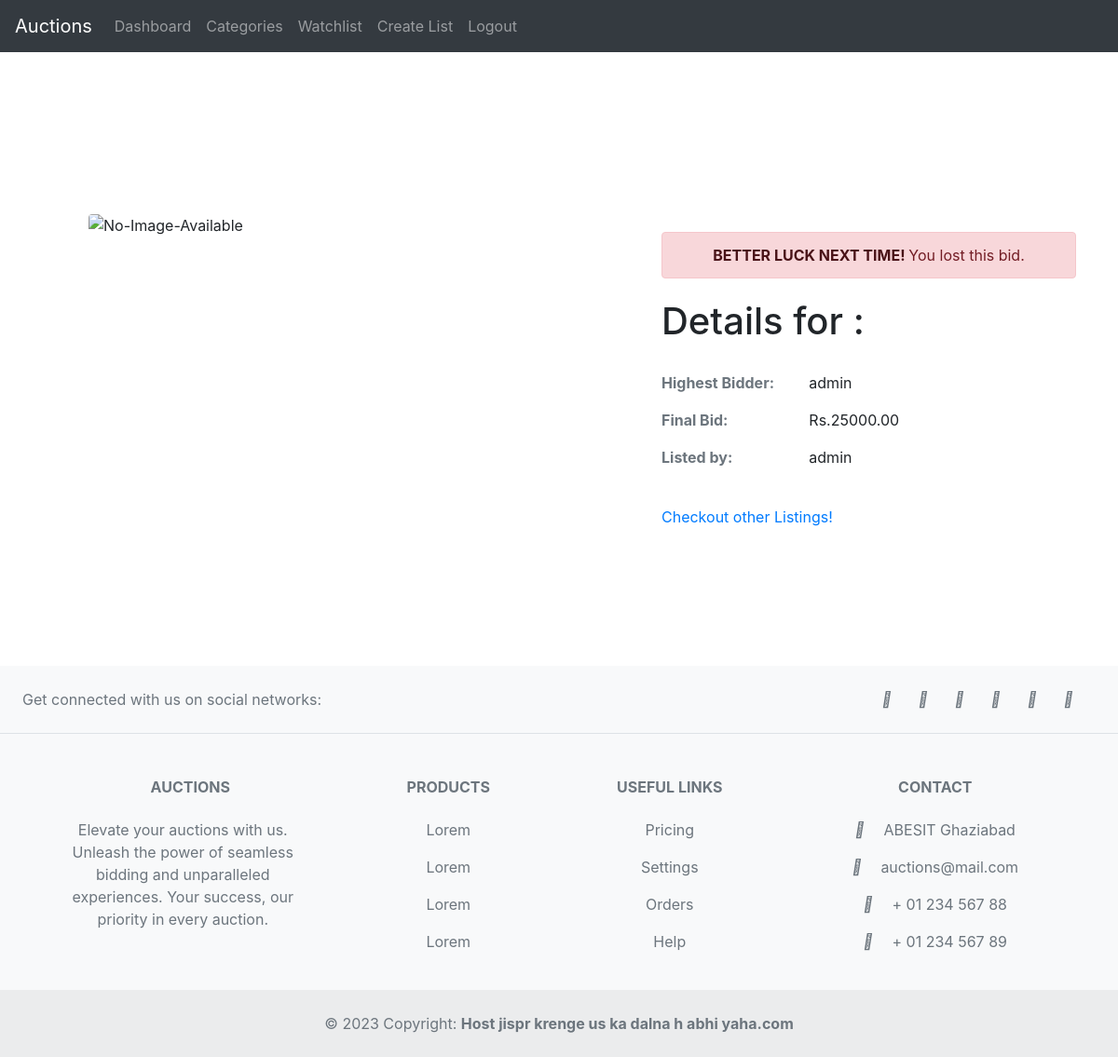
/listing/1/closed (signed in), run on the app's committed database.
### myapp/models.py (models this page shows, shortened)
class Closebid(models.Model):
    name = models.CharField(max_length=20)
    image = models.URLField(blank=True, null=True)
    lister = models.CharField(max_length=64, blank=True, null=True)
    bidder = models.CharField(max_length=64, blank=True, null=True)
    listingid = models.IntegerField()
    finalbid = models.DecimalField(max_digits=15, decimal_places=2, blank=True, null=True)

### myapp/views.py (the view)
# urls.py: path("listing/<int:listingid>/closed", views.closed, name='closed'),
@login_required(login_url="my_login")
def closed(request, listingid):
    closed = Closebid.objects.get(listingid=listingid)
    try:
        watch = Watchlist.objects.filter(watcher=request.user.username)
        watchcount = len(watch)
    except:
        watchcount = None
    return render(request, "myapp/mainComponents/closed.html", {
        "object": closed,
        "watchcount": watchcount
    })

### myapp/templates/myapp/mainComponents/closed.html
{% extends "myapp/mainComponents/layout.html" %}
{% block body %}
<div class="container" style="margin: 100px auto">
    <div class="row">
        <div class="col-md-7">
              {% if object.image %}
                    <img class="img-fluid rounded mb-3 mb-md-0" src="{{ object.image }}" style="width:80%;margin:50px;border:10px" class="ml-lg-5 order-1 order-lg-2" alt="No Image Available for {{ object.productnames}}">
              {% else %}
                    <img class="img-fluid rounded mb-3 mb-md-0" src="https://i.ibb.co/T8nxLQT/No-Image-Available.png" style="width:80%;margin:50px;border:10px" alt="No-Image-Available">
              {% endif %}
              <br/><br/><br/>
        </div>
        <div class="col-md-5">
            {% if object.bidder == user.username %}
                <br />
                <center class="alert alert-success" role="alert" style="margin: 10% auto 5% auto">
                    <span class="alert-link"> CONGRATULATIONS! </span> You won this bid!
               </center>
            {% else %}
                <br />
                <center class="alert alert-danger" role="alert" style="margin: 10% auto 5% auto">
                    <span class="alert-link"> BETTER LUCK NEXT TIME! </span> You lost this bid.
                </center>
            {% endif %}
            <h1 style="margin-bottom: 30px" >Details for {{ object.productnames }}: </h1>
              <dl class="row">
                  <dt class="col-sm-4 mb-3 d-block text-muted">Highest Bidder: </dt>
                  <dd class="col-sm-8"> {{ object.bidder }} </dd>
                  <dt class="col-sm-4 mb-3 d-block text-muted">Final Bid:</dt>
                  <dd class="col-sm-8"> Rs.{{ object.finalbid }} </dd>
                  <dt class="col-sm-4 mb-3 d-block text-muted">Listed by:</dt>
                  <dd class="col-sm-8"> {{ object.lister }} </dd>
                  <dd class="col-sm-8" style="margin-top: 5%"> <a href="{% url 'index' %}"> Checkout other Listings! </a> </dd>
              </dl>
        </div>
    </div>
</div>
{% endblock %}

### data on the page
Closebid: bidder "admin", finalbid "25000.00", lister "admin"
